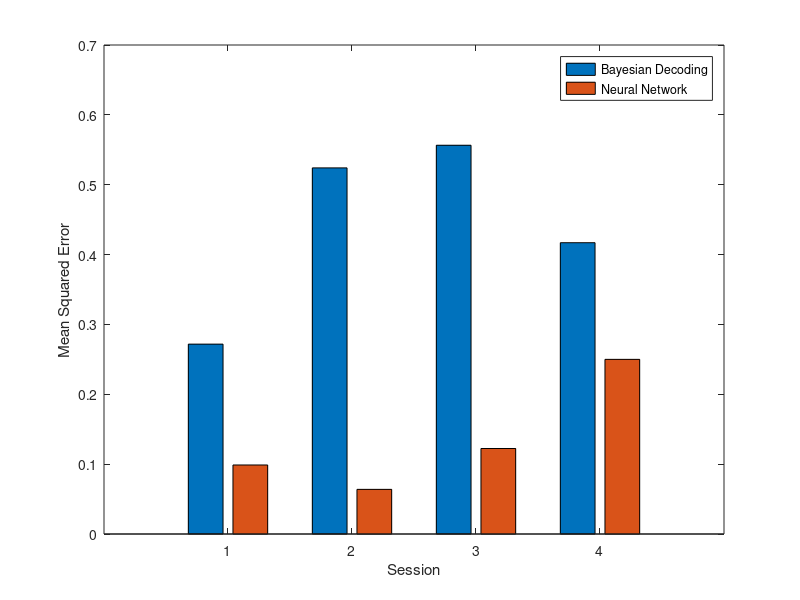

This figure's MATLAB source:

15
0.1155
0.2718
0.0988

17
0.1262
0.5241
0.0639

25
0.2066
0.5565
0.1224

27
0.3961
0.4170
0.2500


a = [0.2718 0.5241 0.5565 0.4170; 0.0988 0.0639 0.1224 0.2500];
bar(a')
xlabel('Session')
ylabel('Mean Squared Error')
legend('Bayesian Decoding', 'Neural Network')



